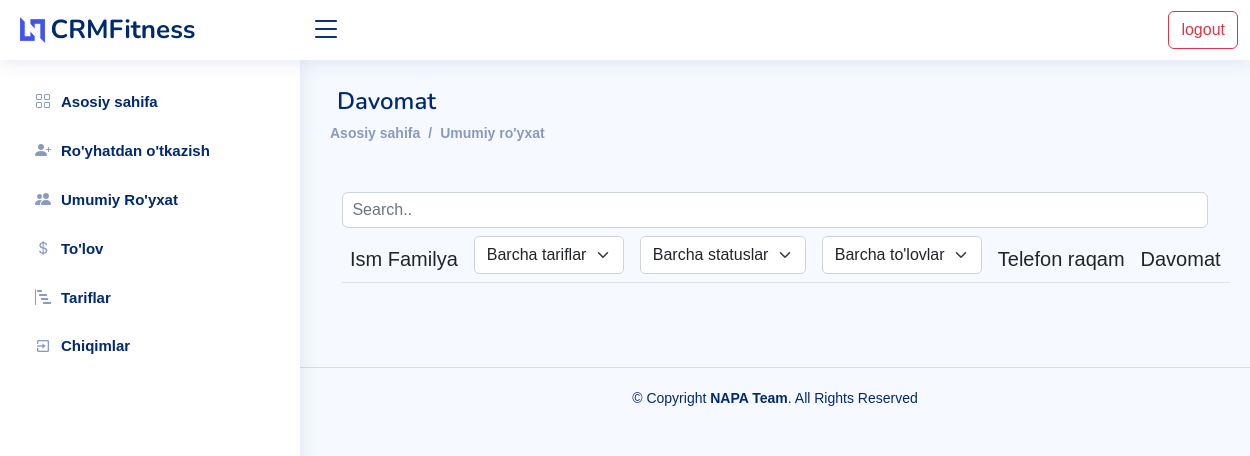
Page /attandance/ (signed in) on the earlier database version.
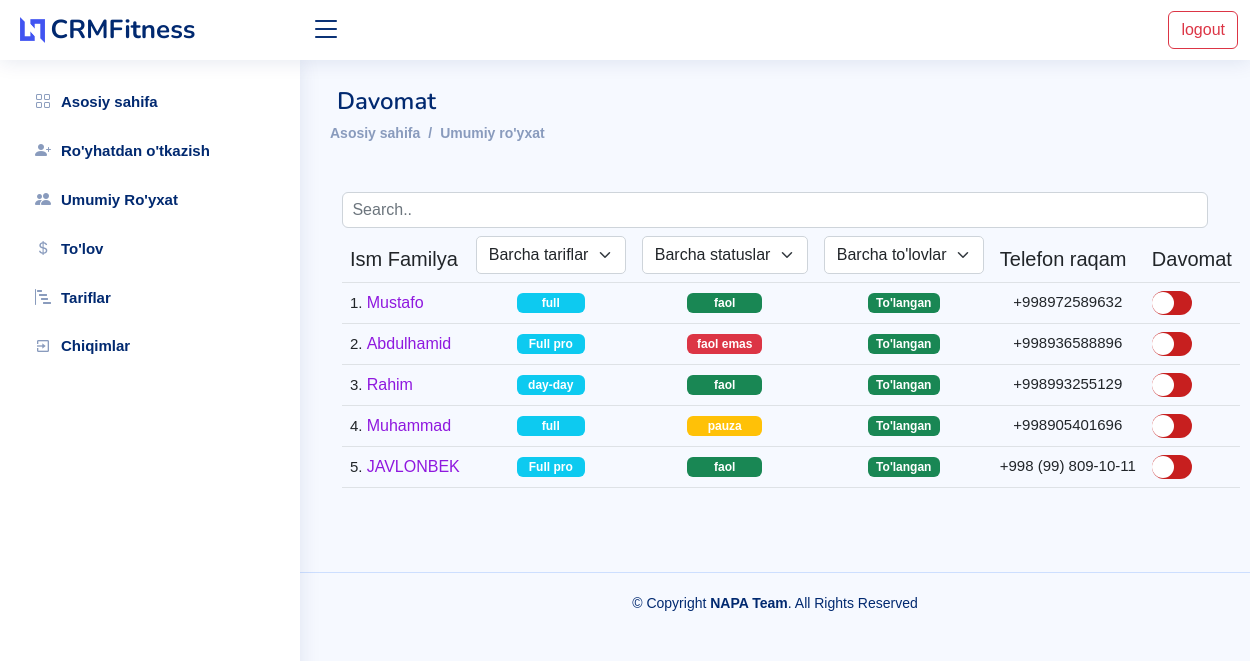
Same page on the later database version.
### main/models.py (models this page shows, shortened)
class Client(models.Model):
    user = models.ForeignKey(User, related_name="clients", on_delete=models.CASCADE)
    uid = models.SlugField(blank=True,unique=True)
    name = models.CharField("Ism familiyasi", max_length=150)
    phone = models.CharField("Telefon raqami", max_length=50, unique=True)
    coming_type = models.ForeignKey("main.ComingType", related_name="type_clients",
                                    on_delete=models.SET_NULL, blank=True, null=True)
    STATUS_TYPES = (
        ("ACTIVE","Faol"),
        ("INACTIVE","Faolmas"),
        ("PAUSED","Pauza")
    )
    status = models.CharField(choices=STATUS_TYPES, max_length=50, blank=True, null=True)
    debt = models.BooleanField("Qarzi bor", default=True)
    created = models.DateField("Qo'shilgan sana", auto_now_add=True)
    updated = models.DateTimeField("O'zgartirilgan vaqt", auto_now=True)
    balance = models.IntegerField(default=0)

class ComingType(models.Model):
    title = models.CharField("Tarif nomi", max_length=50)
    days = models.PositiveIntegerField("Kunlari(bir oyda nech kun)")
    price = models.PositiveIntegerField("Narxi")
    info = models.TextField("Tarif xaqida ma'lumot", blank=True)
    def __str__(self):
        return self.title

### main/views.py (the view)
# urls.py: path('attandance/', DavomatView.as_view(), name='list_client'),
class DavomatView(View):
    @deco_login
    def get(self,request):
        queryset = Client.objects.all().order_by("-id")
        tarif = ComingType.objects.all()
        data = {
            "clients":queryset,
            "tarif":tarif
        }
        return render (request,'new_table.html', data)

### main/default_add.py (called while the page is built, shortened)
def default_add_month():
    clients = Client.objects.all()
    for client in clients:
        last_month = str(client.months.last().created).split('-')[1]
        this_month = datetime.datetime.now().strftime('%m')

def default_add_day():
    clients = Client.objects.all()
    for client in clients:
        try:
            last_day = str(client.months.last().days.last().date).split('-')[2]
            this_day = datetime.datetime.now().strftime('%d')
            cd = client.months.last().coming_days
            cm = client.months.last().came
            if cm >= cd or last_day == this_day:
                pass
        except:
            pass

### main/filter.py (called while the page is built)
def deco_login(fun):
    def wrapper(self,request,*args,**kwargs):
        if request.user.is_authenticated:
            return fun(self, request, *args, **kwargs)
        return redirect('main:login')
    return wrapper

### main/views.py (called while the page is built)
def add_day(request):
    default_add_day()
    return {"day":'added'}

def add_month(request):
    default_add_month()
    return {"month":'added'}

### templates/new_table.html (shortened to what this page needs)
{% extends 'wrapper.html' %}
{% block content %}
<link rel="stylesheet" href="/static/assets/example/css_final.css">
<link rel="stylesheet" type="text/css" href="//cdn.datatables.net/1.10.12/css/jquery.dataTables.min.css">
<main id="main" class="main">
<div class="pagetitle">
    <h1>Davomat</h1>
    <nav>
      <ol class="breadcrumb">
        <li class="breadcrumb-item"><a href="/">Asosiy sahifa</a></li>
        <li class="breadcrumb-item"><a href="/attandance">Umumiy ro'yxat</a></li>
      </ol>
    </nav>
  </div>
    <div class="container mt-5">
    <div class="row">
        <div class="col-md-12">
            <input type="text" name="" class="form-control"  id="search" placeholder=" Search.." style="padding: 5px; width: 100%; ">
        <table id="emp-table" class="table table-border datab" style="width:100%">
        <thead class="p-4">
            <th col-index = 1 >Ism Familya</th>
            <th col-index = 2>
                <select  class="table-filter  form-select" onchange="filter_rows()">
                    <option value="all">Barcha tariflar</option>
                </select>
            </th>
            <th col-index = 3>
                <select class="table-filter form-select" onchange="filter_rows()">
                    <option value="all">Barcha statuslar</option>
                </select>
            </th>
            <th col-index = 4>
                <select class="table-filter form-select" onchange="filter_rows()">
                    <option value="all">Barcha to'lovlar</option>
                </select>
            </th>
            <th>Telefon raqam</th>
            <th>Davomat</th>
        </thead>
        <tbody class="p-4">
            {% for c in clients %}
            <tr>
                <td>{{ forloop.counter }}. <a href="{% url 'main:detail' c.id %}" >{{ c.name }}</a></td>
                <td class="text-center"><span class="badge bg-info status-span">{{ c.coming_type }}</span></td>
                {% if c.status == "ACTIVE" %}
                <td class="text-center text-success"><span class="badge bg-success status-span"> faol</span></td>
                {% elif c.status == "INACTIVE" %}
                <td class=" text-center text-danger"><span class="badge bg-danger status-span">faol emas</span></td>
                {% else %}
                <td class="text-center text-warning"><span class="badge bg-warning status-span">pauza</span></td>
                {% endif %}
                <td
                {% if c.debt == False %}
                class=" text-center text-success"><span class="badge bg-success status-span">To'langan</span>
                {% else %}
                class="text-center text-danger"><span class="badge bg-danger status-span">To'lanmagan</span>
                {% endif %}
                </td>
                <td class="text-center">{{ c.phone }}</td>
                <td class="att_td ">
                    <label class="switch ">
                        {% if c.months.all.last.days.all.last %}
                            {% if c.months.all.last.days.all.last.came == True %}
                            <input data-id="{{c.months.all.last.days.all.last.id}}" checked="true" type="checkbox" class="default davomat">
                            <span class="slider round"></span>
                            {% else %}
                            <span class="slider round"></span>
                            {% endif %}
                        {% endif %}
                    </label>
                </td>
            </tr>
            {% endfor %}
        </tbody>
    </table>
</div>
</div>
</div>
</main>
{% endblock content %}

Differences in the rows shown:
added Client: name "Mustafo", coming_type "full", status "faol", debt "To'langan", phone "+998972589632"
added Client: name "Abdulhamid", coming_type "Full pro", status "faol emas", debt "To'langan", phone "+998936588896"
added Client: name "Rahim", coming_type "day-day", status "faol", debt "To'langan", phone "+998993255129"
added Client: name "Muhammad", coming_type "full", status "pauza", debt "To'langan", phone "+998905401696"
added Client: name "JAVLONBEK", coming_type "Full pro", status "faol", debt "To'langan", phone "+998 (99) 809-10-11"
